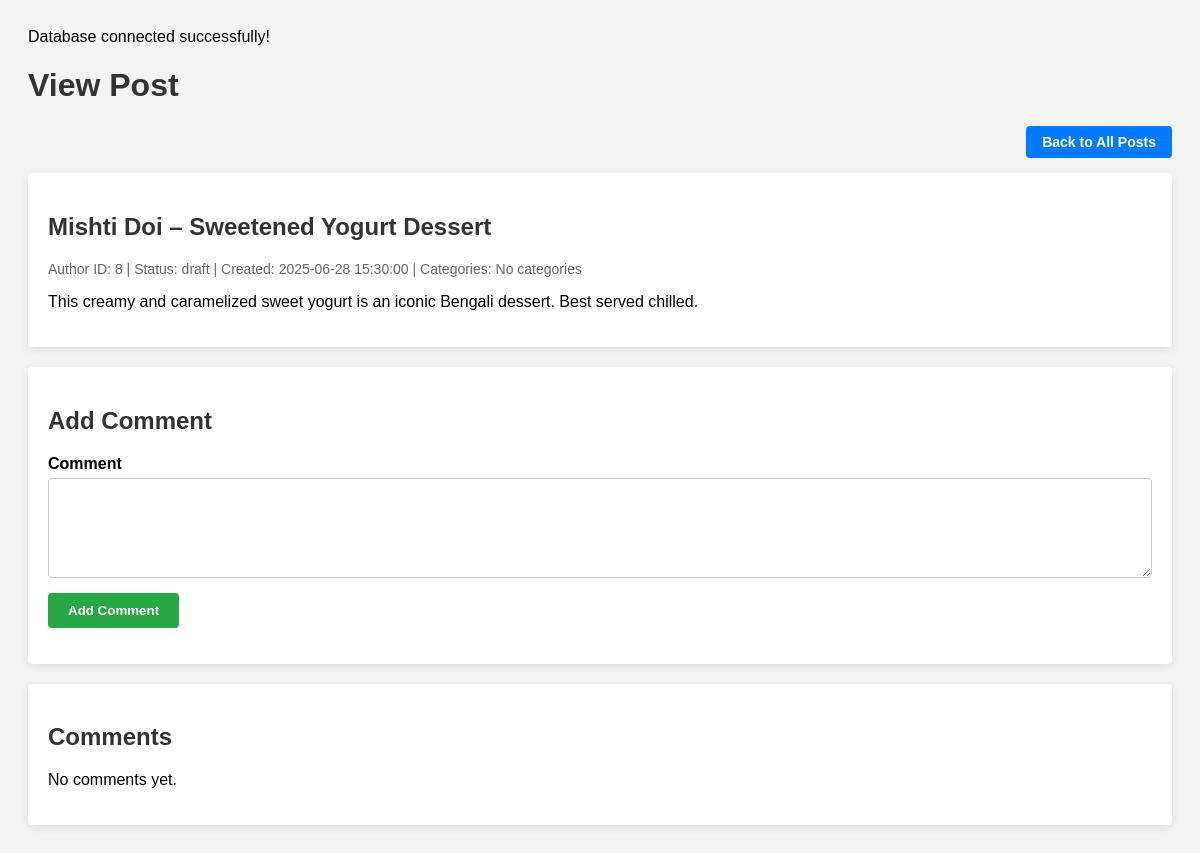
The page /view/dashboard/view_post.php?post_id=8 (signed in) on the database its author committed.
### tables this page shows
CREATE TABLE `posts` (
  `post_id` int(11) NOT NULL,
  `title` varchar(255) NOT NULL,
  `content` longtext NOT NULL,
  `author_id` int(11) NOT NULL,
  `status` enum('draft','published') DEFAULT 'draft',
  `created_at` datetime DEFAULT current_timestamp()
);

### view/dashboard/view_post.php (the view, shortened to what this page needs)
<?php
include "../../model/database.php";
$post_id = (int)$_GET['post_id'];
$sql = "SELECT * FROM posts WHERE post_id = $post_id";
$post_result = mysqli_query($conn, $sql);
$post = mysqli_fetch_assoc($post_result);
$categories = [];
$sql = "SELECT * FROM comments WHERE post_id = $post_id ORDER BY created_at DESC";
$comments_result = mysqli_query($conn, $sql);
?>
<!DOCTYPE html>
<html lang="en">
<head>
</head>
<body>
    <h1>View Post</h1>
    <div class="top-bar">
        <a href="see_post.php" class="home-btn">Back to All Posts</a>
    </div>
    <div class="post-container">
        <h2><?= htmlspecialchars($post['title']) ?></h2>
        <div class="post-meta">
            Author ID: <?= htmlspecialchars($post['author_id']) ?> |
            Status: <?= htmlspecialchars($post['status']) ?> |
            Created: <?= htmlspecialchars($post['created_at']) ?> |
            Categories: <?= !empty($categories) ? htmlspecialchars(implode(', ', $categories)) : 'No categories' ?>
        </div>
        <div class="post-content">
            <?= $post['content'] ?>
        </div>
    </div>
    <div class="comment-form">
        <h2>Add Comment</h2>
        <form method="POST" action="">
            <label for="content">Comment</label>
            <textarea id="content" name="content" required></textarea>
            <input type="submit" value="Add Comment">
        </form>
    </div>
    <div class="comments-container">
        <h2>Comments</h2>
        <?php if (mysqli_num_rows($comments_result) > 0): ?>
            <?php while ($comment = mysqli_fetch_assoc($comments_result)): ?>
                <div class="comment">
                    <div class="comment-meta">
                        By: <?= $comment['user_id'] ? 'User #' . htmlspecialchars($comment['user_id']) : 'Author #' . htmlspecialchars($comment['author_id']) ?> |
                        Posted: <?= htmlspecialchars($comment['created_at']) ?>
                    </div>
                    <div class="comment-content">
                        <?= htmlspecialchars($comment['content']) ?>
                    </div>
                </div>
            <?php endwhile; ?>
        <?php else: ?>
            <p>No comments yet.</p>
        <?php endif; ?>
    </div>
</body>
</html>

### view/dashboard/view_post.php (style rules this page uses)
body { font-family: Arial, sans-serif; background: #f4f4f4; padding: 20px; }
h1, h2 { color: #333; }
.top-bar { width: 100%; display: flex; justify-content: flex-end; margin-bottom: 15px; }
.home-btn { background-color: #007BFF; color: white; padding: 8px 16px; border-radius: 4px; text-decoration: none; font-weight: bold; font-size: 14px; transition: background-color 0.3s ease; }
.post-container { background: white; padding: 20px; margin-bottom: 20px; box-shadow: 0 2px 10px rgba(0, 0, 0, 0.1); border-radius: 4px; }
.post-meta { color: #666; font-size: 14px; margin-bottom: 10px; }
.comment-form { background: white; padding: 20px; margin-bottom: 20px; box-shadow: 0 2px 10px rgba(0, 0, 0, 0.1); border-radius: 4px; }
.comment-form label { display: block; margin: 10px 0 5px; font-weight: bold; }
.comment-form textarea { width: 100%; padding: 8px; border-radius: 4px; border: 1px solid #ccc; box-sizing: border-box; resize: vertical; min-height: 100px; }
.comment-form input[type="submit"] { background-color: #28a745; color: white; padding: 10px 20px; margin-top: 15px; border: none; border-radius: 4px; cursor: pointer; font-weight: bold; }
.comments-container { background: white; padding: 20px; box-shadow: 0 2px 10px rgba(0, 0, 0, 0.1); border-radius: 4px; }

### rows shown on the page
posts: title "Mishti Doi – Sweetened Yogurt Dessert", author "8", status "draft", created_at "2025-06-28 15:30:00", content "This creamy and caramelized sweet yogurt is an iconic Bengali dessert. Best served chilled."
